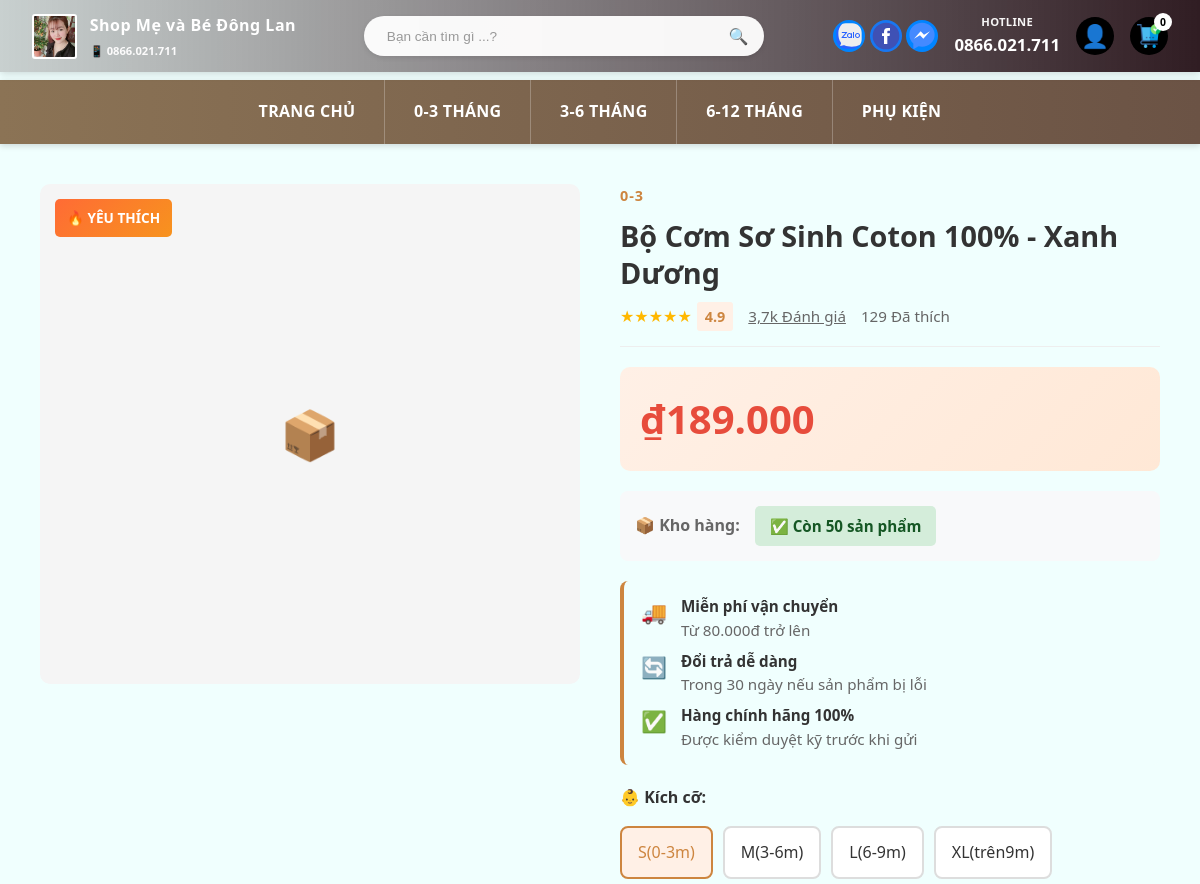
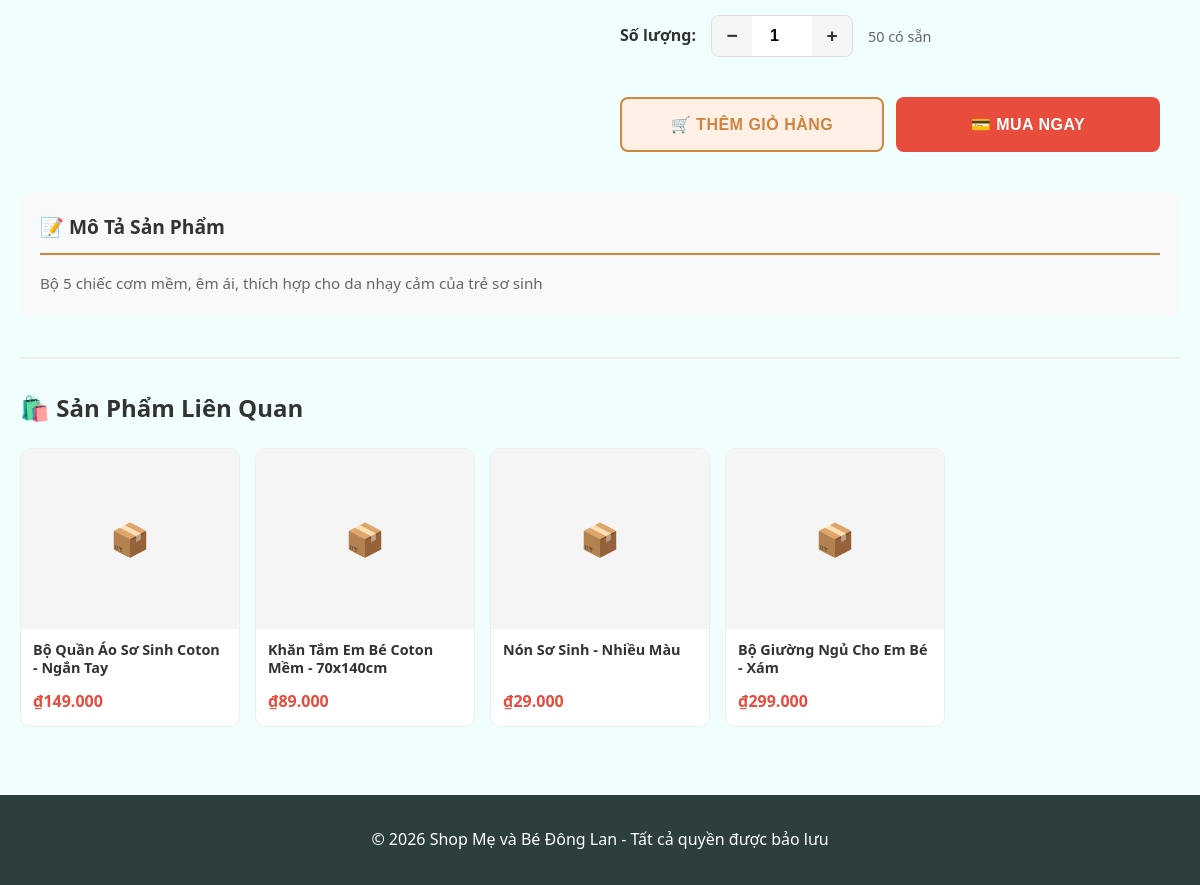
The page /chi-tiet-san-pham.php?id=1 on the database its author committed (2 pictures, top to bottom).
### tables this page shows
CREATE TABLE `products` (
  `id` INT(11) NOT NULL AUTO_INCREMENT PRIMARY KEY,
  `name` VARCHAR(255) NOT NULL,
  `description` LONGTEXT,
  `price` DECIMAL(10, 2) NOT NULL,
  `discount_percent` DECIMAL(5, 2) DEFAULT 0,
  `image` VARCHAR(255),
  `category` VARCHAR(100),
  `gender` VARCHAR(50) DEFAULT 'unisex',
  `stock` INT(11) DEFAULT 0,
  `created_at` TIMESTAMP DEFAULT CURRENT_TIMESTAMP,
  `updated_at` TIMESTAMP DEFAULT CURRENT_TIMESTAMP ON UPDATE CURRENT_TIMESTAMP,
  INDEX `idx_category` (`category`),
  INDEX `idx_gender` (`gender`),
  INDEX `idx_name` (`name`)
);

### chi-tiet-san-pham.php (the view, shortened to what this page needs)
<?php
require_once 'config.php';
$product_id = isset($_GET['id']) ? intval($_GET['id']) : 0;
try {
    $sql = "SELECT id, name, price, COALESCE(discount_percent, 0) as discount_percent, description, category, stock, image, gender, created_at FROM products WHERE id = ?";
    $stmt = $conn->prepare($sql);
    $stmt->bind_param("i", $product_id);
    $stmt->execute();
    $result = $stmt->get_result();
    $product = $result->fetch_assoc();
    $sql_related = "SELECT id, name, price, COALESCE(discount_percent, 0) as discount_percent, image, stock FROM products WHERE category = ? AND id != ? LIMIT 12";
    $stmt_related = $conn->prepare($sql_related);
    $stmt_related->bind_param("si", $product['category'], $product_id);
    $stmt_related->execute();
    $related_result = $stmt_related->get_result();
    $related_products = $related_result->fetch_all(MYSQLI_ASSOC);
} catch (Exception $e) {
    die("Lỗi: " . $e->getMessage());
}
$discount_percent = floatval($product['discount_percent']) ?? 0;
$final_price = $product['price'] * (1 - $discount_percent / 100);
?>
<!DOCTYPE html>
<html lang="vi">
<head>
    <link rel="stylesheet" href="css-kieu-dang/kieu-dang.css">
    <link rel="stylesheet" href="css-kieu-dang/mobile.css" media="(max-width: 768px)">
    <link rel="stylesheet" href="css/social-icons.css">
    <link rel="stylesheet" href="css/search.css">
</head>
<body>
    <div class="top-header">
        <div class="header-container">
            <div class="header-left">
                <a href="trang-chu.php" class="header-logo">
                    <img src="hinh-anh/logo.png" alt="Logo" class="header-logo-img">
                </a>
                <div class="logo-text">
                    <div class="logo-brand">Shop Mẹ và Bé Đông Lan</div>
                    <div class="logo-phone">📱 0866.021.711</div>
                </div>
            </div>
            <div class="header-search">
                <input type="text" placeholder="Bạn cần tìm gì ...?" class="search-input">
                <button class="search-btn">🔍</button>
            </div>
            <div class="header-right">
                <div class="social-links">
                    <a href="https://zalo.me/0866021711" class="social-btn zalo" title="Zalo" target="_blank"></a>
                    <a href="https://www.facebook.com/profile.php?id=61580260876532" class="social-btn facebook" title="Facebook" target="_blank"></a>
                    <a href="https://www.facebook.com/profile.php?id=61580260876532" class="social-btn messenger" title="Messenger" target="_blank"></a>
                </div>
                <div class="hotline-section">
                    <span class="hotline-label">Hotline</span>
                    <span class="hotline-number">0866.021.711</span>
                </div>
                <a href="tai-khoan.php" class="header-icon-btn" title="Tài khoản">
                    <span>👤</span>
                </a>
                <a href="gio-hang.php" class="header-icon-btn cart-btn" title="Giỏ hàng">
                    <img src="hinh-anh/icons/order.png" alt="Giỏ hàng" class="header-icon-img">
                    <span class="icon-badge" id="cart-count">0</span>
                </a>
            </div>
        </div>
    </div>
    <nav class="main-nav">
        <a href="trang-chu.php" class="nav-link">TRANG CHỦ</a>
        <a href="cua-hang.php?category=0-3" class="nav-link">0-3 THÁNG</a>
        <a href="cua-hang.php?category=3-6" class="nav-link">3-6 THÁNG</a>
        <a href="cua-hang.php?category=6-12" class="nav-link">6-12 THÁNG</a>
        <a href="cua-hang.php?category=phu-kien" class="nav-link">PHỤ KIỆN</a>
    </nav>
    <div class="container">
        <div class="product-detail-container">
            <div class="product-image-gallery">
                <div class="product-main-image" id="mainImage">
                    <?php if ($product['image']): ?>
                        <img src="<?php echo htmlspecialchars($product['image']); ?>" alt="<?php echo htmlspecialchars($product['name']); ?>" id="mainImg">
                    <?php else: ?>
                        <div style="font-size: 3rem;">📦</div>
                    <?php endif; ?>
                    <div class="flash-sale-badge">🔥 YÊU THÍCH</div>
                </div>
            </div>
            <div class="product-info-section">
                <div class="product-header">
                    <div class="product-category"><?php echo htmlspecialchars($product['category']); ?></div>
                    <div class="product-title"><?php echo htmlspecialchars($product['name']); ?></div>
                    <div class="product-rating">
                        <div class="rating-stars">
                            <span class="stars">★★★★★</span>
                            <span class="rating-score">4.9</span>
                        </div>
                        <span class="review-count">3,7k Đánh giá</span>
                        <span style="color: #666; font-size: 0.95rem;">129 Đã thích</span>
                    </div>
                </div>
                <div class="price-section">
                    <div class="price-row">
                        <span class="final-price">₫<?php echo number_format($final_price, 0, ',', '.'); ?></span>
                    </div>
                </div>
                <div class="stock-section">
                    <span class="stock-label">📦 Kho hàng:</span>
                    <?php if ($product['stock'] > 20): ?>
                        <span class="stock-status stock-available">✅ Còn <?php echo $product['stock']; ?> sản phẩm</span>
                    <?php elseif ($product['stock'] > 0): ?>
                        <span class="stock-status stock-low">⚠️ Chỉ còn <?php echo $product['stock']; ?> sản phẩm</span>
                    <?php else: ?>
                        <span class="stock-status stock-out">❌ Hết hàng tạm thời</span>
                    <?php endif; ?>
                </div>
                <div class="shipping-section">
                    <div class="shipping-item">
                        <div class="shipping-icon">🚚</div>
                        <div class="shipping-text">
                            <strong>Miễn phí vận chuyển</strong>
                            Từ 80.000đ trở lên
                        </div>
                    </div>
                    <div class="shipping-item">
                        <div class="shipping-icon">🔄</div>
                        <div class="shipping-text">
                            <strong>Đổi trả dễ dàng</strong>
                            Trong 30 ngày nếu sản phẩm bị lỗi
                        </div>
                    </div>
                    <div class="shipping-item">
                        <div class="shipping-icon">✅</div>
                        <div class="shipping-text">
                            <strong>Hàng chính hãng 100%</strong>
                            Được kiểm duyệt kỹ trước khi gửi
                        </div>
                    </div>
                </div>
                <div class="variant-section">
                    <div class="variant-label">👶 Kích cỡ:</div>
                    <div class="variant-options">
                        <div class="variant-option selected" onclick="selectSize(this, 'S(0-3m)')">S(0-3m)</div>
                        <div class="variant-option" onclick="selectSize(this, 'M(3-6m)')">M(3-6m)</div>
                        <div class="variant-option" onclick="selectSize(this, 'L(6-9m)')">L(6-9m)</div>
                        <div class="variant-option" onclick="selectSize(this, 'XL(trên9m)')">XL(trên9m)</div>
                    </div>
                </div>
                <div class="quantity-section">
                    <span class="quantity-label">Số lượng:</span>
                    <div class="quantity-control">
                        <button class="quantity-btn" onclick="decreaseQuantity()">−</button>
                        <input type="number" id="quantity" class="quantity-input" value="1" min="1" max="<?php echo $product['stock']; ?>" onchange="validateQuantity()">
                        <button class="quantity-btn" onclick="increaseQuantity()">+</button>
                    </div>
                    <span style="color: #666; font-size: 0.9rem;" id="stockInfo"><?php echo $product['stock']; ?> có sẵn</span>
                </div>
                <div class="action-buttons">
                    <button class="btn-action btn-cart" onclick="addToCart(<?php echo $product['id']; ?>)">
                        🛒 Thêm Giỏ Hàng
                    </button>
                    <button class="btn-action btn-buy" onclick="buyNow(<?php echo $product['id']; ?>)">
                        💳 Mua Ngay
                    </button>
                </div>
            </div>
        </div>
        <div class="description-section">
            <div class="description-title">📝 Mô Tả Sản Phẩm</div>
            <div class="description-content">
                <?php echo nl2br(htmlspecialchars($product['description'])); ?>
            </div>
        </div>
        <?php if (!empty($related_products)): ?>
        <div class="related-products">
            <div class="related-title">
                🛍️ Sản Phẩm Liên Quan
            </div>
            <div class="related-grid">
                <?php foreach ($related_products as $related):
                    $rel_discount = floatval($related['discount_percent']) ?? 0;
                    $rel_final = $related['price'] * (1 - $rel_discount / 100);
                ?>
                <div class="related-product-card" onclick="window.location.href='chi-tiet-san-pham.php?id=<?php echo $related['id']; ?>'">
                    <div class="related-image">
                        <?php if ($related['image']): ?>
                            <img src="<?php echo htmlspecialchars($related['image']); ?>" alt="<?php echo htmlspecialchars($related['name']); ?>">
                        <?php else: ?>
                            <div style="font-size: 2rem;">📦</div>
                        <?php endif; ?>
                    </div>
                    <div class="related-info">
                        <div class="related-name"><?php echo htmlspecialchars($related['name']); ?></div>
                        <div class="related-price">
                            <span class="related-final">₫<?php echo number_format($rel_final, 0, ',', '.'); ?></span>
                        </div>
                    </div>
                </div>
                <?php endforeach; ?>
            </div>
        </div>
        <?php endif; ?>
    </div>
    <footer class="footer">
        <p>&copy; 2026 Shop Mẹ và Bé Đông Lan - Tất cả quyền được bảo lưu</p>
    </footer>
</body>
</html>

### css-kieu-dang/kieu-dang.css (style rules this page uses)
* { margin: 0; padding: 0; box-sizing: border-box; }
body { font-family: 'Segoe UI', Tahoma, Geneva, Verdana, sans-serif; background-color: #F0FFFE; color: #333; line-height: 1.6; padding-top: 80px; }
.container { max-width: 1200px; margin: 0 auto; padding: 20px; }
.top-header { background: linear-gradient(90deg, #4734353b 0%, #301d23 100%); color: white; padding: 0.8rem 2rem; position: fixed; top: 0; width: 100%; z-index: 101; box-shadow: 0 2px 8px rgba(0,0,0,0.15); transition: transform 0.3s ease-in-out; }
.header-container { max-width: 1400px; margin: 0 auto; display: flex; justify-content: space-between; align-items: center; gap: 1.2rem; }
.header-left { display: flex; align-items: center; flex-shrink: 0; gap: 0.8rem; }
.header-logo { text-decoration: none; display: flex; align-items: center; justify-content: center; }
.header-logo-img { width: 45px; height: 45px; border-radius: 3px; background: white; padding: 2px; }
.logo-text { display: flex; flex-direction: column; gap: 0.2rem; color: white; }
.logo-brand { font-size: 1rem; font-weight: bold; letter-spacing: 0.5px; }
.logo-phone { font-size: 0.7rem; font-weight: 600; opacity: 0.95; }
.header-search { flex: 1; display: flex; background-color: rgba(255, 255, 255, 0.95); border-radius: 20px; padding: 0.4rem 1rem; align-items: center; box-shadow: 0 2px 5px rgba(0,0,0,0.1); min-width: 200px; max-width: 400px; }
.search-input { flex: 1; border: none; background: none; outline: none; padding: 0.4rem; font-size: 0.9rem; color: #333; }
.search-input::placeholder { color: #999; }
.search-btn { background: none; border: none; cursor: pointer; font-size: 1rem; padding: 0; color: #111111; }
.header-right { display: flex; align-items: center; gap: 1rem; flex-shrink: 0; }
.hotline-section { display: flex; flex-direction: column; align-items: center; gap: 0.1rem; text-align: center; }
.hotline-label { font-size: 0.7rem; font-weight: 700; text-transform: uppercase; letter-spacing: 0.3px; opacity: 0.95; }
.hotline-number { font-size: 1.05rem; font-weight: bold; }
.header-icon-btn { width: 38px; height: 38px; background-color: #000000; border-radius: 50%; display: flex; align-items: center; justify-content: center; color: white; text-decoration: none; transition: all 0.3s; position: relative; font-size: 1.4rem; }
.header-icon-img { width: 24px; height: 24px; object-fit: contain; }
.icon-badge { display: flex; align-items: center; justify-content: center; width: 18px; height: 18px; background-color: white; border-radius: 50%; color: #000000; font-size: 0.65rem; font-weight: bold; position: absolute; top: -4px; right: -4px; }
.social-links { display: flex; flex-direction: row; gap: 0.3rem; align-items: center; }
.social-btn { width: 28px; height: 28px; border-radius: 50%; display: flex; align-items: center; justify-content: center; text-decoration: none; color: white; font-weight: bold; font-size: 0.75rem; transition: all 0.3s; }
.social-btn.zalo { background-color: #0084FF; }
.social-btn.facebook { background-color: #1877F2; }
.social-btn.messenger { background-color: #0084FF; }
.main-nav { background: linear-gradient(90deg, #8B7355 0%, #6B5345 100%); display: flex; justify-content: center; gap: 0; padding: 0; box-shadow: 0 2px 6px rgba(0,0,0,0.15); position: sticky; top: 80px; z-index: 99; flex-wrap: wrap; }
.nav-link { color: white; text-decoration: none; padding: 1.2rem 1.8rem; font-weight: 700; font-size: 1rem; border-right: 1px solid rgba(255,255,255,0.25); transition: all 0.3s ease; letter-spacing: 0.3px; display: flex; align-items: center; gap: 0.5rem; white-space: nowrap; }
.nav-link:last-child { border-right: none; }
@media (max-width: 1200px) { .header-container { gap: 0.8rem; } }
@media (max-width: 1200px) { .header-search { min-width: 220px; } }
@media (max-width: 1200px) { .search-input { font-size: 0.85rem; } }
.product-rating { display: flex; align-items: center; gap: 0.2rem; }
.quantity-input { width: 60px; padding: 0.5rem; border: 1px solid #ddd; }
.footer { background-color: #2C3E3D; color: white; text-align: center; padding: 2rem; margin-top: 3rem; }

### css/search.css (style rules this page uses)
.header-search { position: relative; }

### rows shown on the page
products: category "0-3", name "Bộ Cơm Sơ Sinh Coton 100% - Xanh Dương", stock "50", description "Bộ 5 chiếc cơm mềm, êm ái, thích hợp cho da nhạy cảm của trẻ sơ sinh"
products: name "Bộ Quần Áo Sơ Sinh Coton - Ngắn Tay", rel_final "149.000"
products: name "Khăn Tắm Em Bé Coton Mềm - 70x140cm", rel_final "89.000"
products: name "Nón Sơ Sinh - Nhiều Màu", rel_final "29.000"
products: name "Bộ Giường Ngủ Cho Em Bé - Xám", rel_final "299.000"

### other values the page prints
$final_price "189.000"
